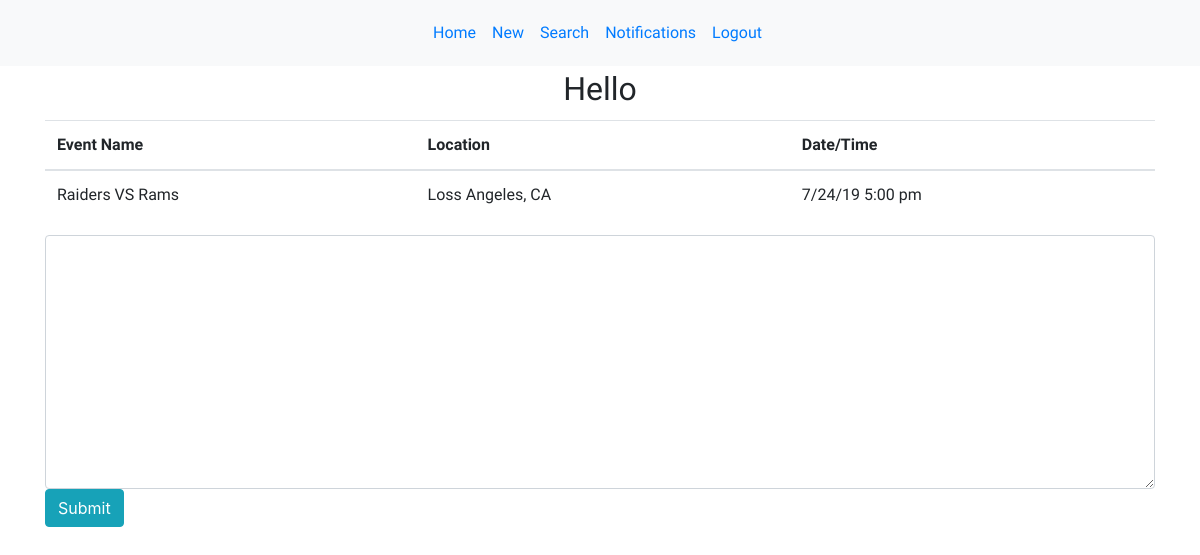
Before: /event/1 with the older database file.
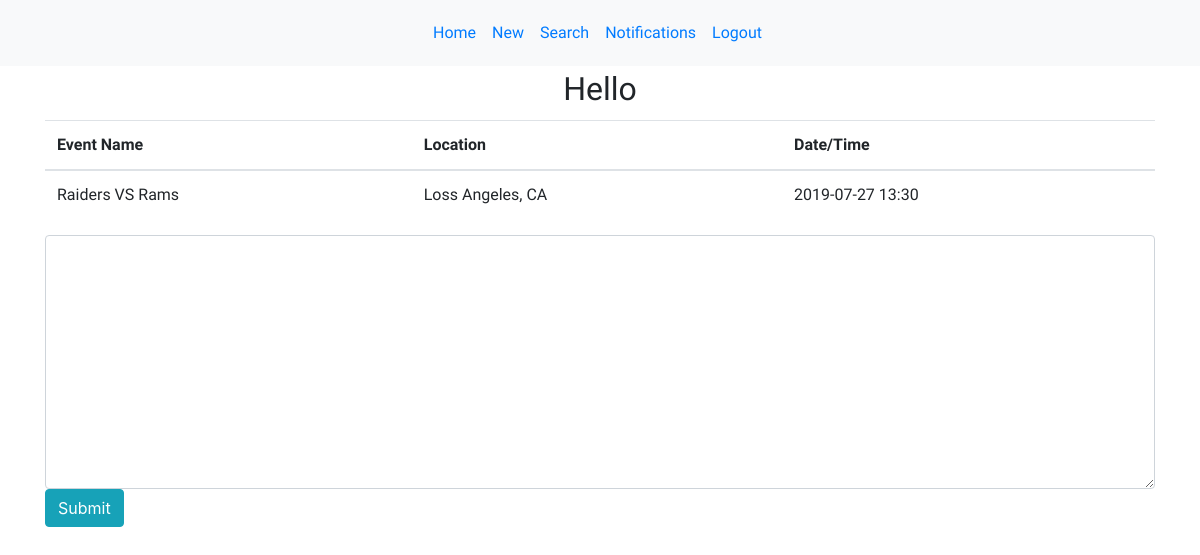
After: the same page with the newer database file.
### models.py (models this page shows)
class Event(db.Model):
    __Tablename__ = "events"
    id = db.Column(db.Integer, primary_key=True)
    event_title = db.Column(db.String(100))
    date = db.Column(db.String(8))
    time = db.Column(db.String(12))
    location = db.Column(db.String(100))
    information = db.Column(db.TEXT)
    creator_id = db.Column(db.Integer, db.ForeignKey("user.id"), nullable=False)
    author = db.relationship('User', foreign_keys=[creator_id], backref="user_messages", cascade="all")
    events_that_have_attendees = db.relationship('User', lazy = 'dynamic', secondary = attendees_table)

### controller_functions.py (the view)
def event(id):
    user_events = Event.query.get(id)
    return render_template("message_board.html", organize_event = user_events )

### templates/message_board.html (shortened to what this page needs)
<!DOCTYPE html>
<html lang="en">
<head>
    <link rel="stylesheet" href="{{ url_for('static', filename='main.css') }}">
    <link rel="stylesheet" href="https://maxcdn.bootstrapcdn.com/bootstrap/4.3.1/css/bootstrap.min.css">
</head>
<body>
    <nav class="navbar navbar-expand-sm bg-light justify-content-center">
        <ul class="navbar-nav">
            <li class="nav-item">
                <a class="nav-link" href="/homepage">Home</a>
            </li>
            <li class="nav-item">
                <a class="nav-link" href="/new">New</a>
            </li>
            <li class="nav-item">
                <a class="nav-link" href="#">Search</a>
            </li>
            <li class="nav-item">
                <a class="nav-link" href="/notifications">Notifications</a>
            </li>
            <li class="nav-item">
                <a class="nav-link" href="/logout">Logout</a>
            </li>
        </ul>
    </nav>
    <div class="container">
            <h2>Hello {{ session['greetings'] }} </h2>
            <table class="table table-hover">
                    <thead>
                        <tr>
                            <th> Event Name</th>
                            <th>Location</th>
                            <th>Date/Time</th>
                        </tr>
                    </thead>
                    <tbody>
                        <td>{{ organize_event.event_title }} </td>
                        <td>{{ organize_event.location }} </td>
                        <td>{{ organize_event.date }} {{ organize_event.time }} </td>
                    </tbody>
                </table>
        <form action="/create_msg" method="post" id="msg">
            <textarea class="form-control" name="msg" id="message" cols="30" rows="10"></textarea>
            <input type="submit" class="btn btn-info" id="#">
        </form>
    </div>
</body>
</html>

Changed rows visible on the page:
changed Event "Raiders VS Rams": date "7/24/19" → "2019-07-27"; time "5:00 pm" → "13:30"
